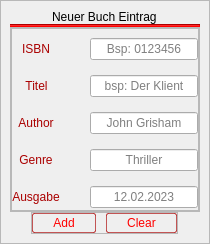
            <widget class="QWidget" name="addBookView">
             <layout class="QVBoxLayout" name="verticalLayout_10">
              <property name="spacing">
               <number>0</number>
              </property>
              <property name="leftMargin">
               <number>0</number>
              </property>
              <property name="topMargin">
               <number>0</number>
              </property>
              <property name="rightMargin">
               <number>0</number>
              </property>
              <property name="bottomMargin">
               <number>0</number>
              </property>
              <item>
               <widget class="QFrame" name="frame_4">
                <property name="frameShape">
                 <enum>QFrame::StyledPanel</enum>
                </property>
                <property name="frameShadow">
                 <enum>QFrame::Raised</enum>
                </property>
                <layout class="QVBoxLayout" name="verticalLayout_11">
                 <property name="spacing">
                  <number>0</number>
                 </property>
                 <property name="leftMargin">
                  <number>9</number>
                 </property>
                 <property name="topMargin">
                  <number>9</number>
                 </property>
                 <property name="rightMargin">
                  <number>9</number>
                 </property>
                 <property name="bottomMargin">
                  <number>9</number>
                 </property>
                 <item alignment="Qt::AlignHCenter|Qt::AlignTop">
                  <widget class="QLabel" name="label_2">
                   <property name="styleSheet">
                    <string notr="true">QLabel{
	
	font: 26pt &quot;Ethnocentric&quot;;
}</string>
                   </property>
                   <property name="text">
                    <string>Neuer Buch Eintrag</string>
                   </property>
                  </widget>
                 </item>
                 <item>
                  <widget class="Line" name="line_8">
                   <property name="styleSheet">
                    <string notr="true">background-color: rgb(255, 0, 0);</string>
                   </property>
                   <property name="orientation">
                    <enum>Qt::Horizontal</enum>
                   </property>
                  </widget>
                 </item>
                 <item alignment="Qt::AlignHCenter">
                  <widget class="QFrame" name="frame_37">
                   <property name="sizePolicy">
                    <sizepolicy hsizetype="Preferred" vsizetype="Expanding">
                     <horstretch>0</horstretch>
                     <verstretch>0</verstretch>
                    </sizepolicy>
                   </property>
                   <property name="frameShape">
                    <enum>QFrame::StyledPanel</enum>
                   </property>
                   <property name="frameShadow">
                    <enum>QFrame::Raised</enum>
                   </property>
                   <layout class="QVBoxLayout" name="verticalLayout_35">
                    <property name="spacing">
                     <number>0</number>
                    </property>
                    <property name="leftMargin">
                     <number>0</number>
                    </property>
                    <property name="topMargin">
                     <number>0</number>
                    </property>
                    <property name="rightMargin">
                     <number>0</number>
                    </property>
                    <property name="bottomMargin">
                     <number>0</number>
                    </property>
                    <item alignment="Qt::AlignVCenter">
                     <widget class="QFrame" name="addBookFrame">
                      <property name="minimumSize">
                       <size>
                        <width>0</width>
                        <height>0</height>
                       </size>
                      </property>
                      <property name="frameShape">
                       <enum>QFrame::StyledPanel</enum>
                      </property>
                      <property name="frameShadow">
                       <enum>QFrame::Raised</enum>
                      </property>
                      <layout class="QFormLayout" name="formLayout">
                       <property name="labelAlignment">
                        <set>Qt::AlignCenter</set>
                       </property>
                       <property name="horizontalSpacing">
                        <number>30</number>
                       </property>
                       <property name="verticalSpacing">
                        <number>15</number>
                       </property>
                       <property name="leftMargin">
                        <number>0</number>
                       </property>
                       <property name="rightMargin">
                        <number>0</number>
                       </property>
                       <property name="bottomMargin">
                        <number>2</number>
                       </property>
                       <item row="0" column="0">
                        <widget class="QLabel" name="label_3">
                         <property name="styleSheet">
                          <string notr="true">QLabel{
	font: 12px &quot;Ethnocentric&quot;;
	color: rgb(170, 0, 0);
}</string>
                         </property>
                         <property name="text">
                          <string>ISBN</string>
                         </property>
                         <property name="alignment">
                          <set>Qt::AlignCenter</set>
                         </property>
                        </widget>
                       </item>
                       <item row="0" column="1">
                        <widget class="QLineEdit" name="addisbnInput">
                         <property name="alignment">
                          <set>Qt::AlignCenter</set>
                         </property>
                         <property name="placeholderText">
                          <string>Bsp: 0123456</string>
                         </property>
                        </widget>
                       </item>
                       <item row="1" column="0">
                        <widget class="QLabel" name="label_4">
                         <property name="styleSheet">
                          <string notr="true">QLabel{
	font: 12px &quot;Ethnocentric&quot;;
	color: rgb(170, 0, 0);
}</string>
                         </property>
                         <property name="text">
                          <string>Titel</string>
                         </property>
                         <property name="alignment">
                          <set>Qt::AlignCenter</set>
                         </property>
                        </widget>
                       </item>
                       <item row="1" column="1">
                        <widget class="QLineEdit" name="addTitleInput">
                         <property name="alignment">
                          <set>Qt::AlignCenter</set>
                         </property>
                         <property name="placeholderText">
                          <string>bsp: Der Klient</string>
                         </property>
                        </widget>
                       </item>
                       <item row="2" column="0">
                        <widget class="QLabel" name="label_5">
                         <property name="styleSheet">
                          <string notr="true">QLabel{
	font: 12px &quot;Ethnocentric&quot;;
	color: rgb(170, 0, 0);
}</string>
                         </property>
                         <property name="text">
                          <string>Author</string>
                         </property>
                         <property name="alignment">
                          <set>Qt::AlignCenter</set>
                         </property>
                        </widget>
                       </item>
                       <item row="2" column="1">
                        <widget class="QLineEdit" name="addAuthorInput">
                         <property name="alignment">
                          <set>Qt::AlignCenter</set>
                         </property>
                         <property name="placeholderText">
                          <string>John Grisham</string>
                         </property>
                        </widget>
                       </item>
                       <item row="3" column="0">
                        <widget class="QLabel" name="label_6">
                         <property name="styleSheet">
                          <string notr="true">QLabel{
	font: 12px &quot;Ethnocentric&quot;;
	color: rgb(170, 0, 0);
}</string>
                         </property>
                         <property name="text">
                          <string>Genre</string>
                         </property>
                         <property name="alignment">
                          <set>Qt::AlignCenter</set>
                         </property>
                        </widget>
                       </item>
                       <item row="3" column="1">
                        <widget class="QLineEdit" name="addGenreInput">
                         <property name="alignment">
                          <set>Qt::AlignCenter</set>
                         </property>
                         <property name="placeholderText">
                          <string>Thriller</string>
                         </property>
                        </widget>
                       </item>
                       <item row="4" column="0">
                        <widget class="QLabel" name="label_7">
                         <property name="styleSheet">
                          <string notr="true">QLabel{
	font: 12px &quot;Ethnocentric&quot;;
	color: rgb(170, 0, 0);
}</string>
                         </property>
                         <property name="text">
                          <string>Ausgabe</string>
                         </property>
                         <property name="alignment">
                          <set>Qt::AlignCenter</set>
                         </property>
                        </widget>
                       </item>
                       <item row="4" column="1">
                        <widget class="QLineEdit" name="addOutdateInput">
                         <property name="alignment">
                          <set>Qt::AlignCenter</set>
                         </property>
                         <property name="placeholderText">
                          <string>12.02.2023</string>
                         </property>
                        </widget>
                       </item>
                      </layout>
                     </widget>
                    </item>
                   </layout>
                  </widget>
                 </item>
                 <item alignment="Qt::AlignHCenter">
                  <widget class="QFrame" name="frame_7">
                   <property name="styleSheet">
                    <string notr="true">QPushButton{
	border: 1px solid rgba(170, 0, 0,165);
	padding: 2px 20px;
	border-radius: 2%;
	color: rgb(255, 0, 0)
}

QPushButton::Hover{
	border: 1.4px solid rgb(255, 0, 0);
	background-color: qlineargradient(spread:pad, x1:0, y1:0, x2:1, y2:1, stop:0 rgba(255, 0, 0, 70), stop:1 rgba(65, 0, 0, 70));
	
}

QPushButton::Pressed{
	border: 1.4px solid;
	background-color: qlineargradient(spread:pad, x1:0, y1:0, x2:1, y2:1, stop:0  rgba(65, 0, 0, 255), stop:1 rgba(255, 0, 0, 255));
	border-color: rgb(255, 0, 0);
	color: #FFF;
}</string>
                   </property>
                   <property name="frameShape">
                    <enum>QFrame::StyledPanel</enum>
                   </property>
                   <property name="frameShadow">
                    <enum>QFrame::Raised</enum>
                   </property>
                   <layout class="QHBoxLayout" name="horizontalLayout_9">
                    <property name="spacing">
                     <number>10</number>
                    </property>
                    <property name="leftMargin">
                     <number>0</number>
                    </property>
                    <property name="topMargin">
                     <number>0</number>
                    </property>
                    <property name="rightMargin">
                     <number>0</number>
                    </property>
                    <property name="bottomMargin">
                     <number>0</number>
                    </property>
                    <item>
                     <widget class="QPushButton" name="addBookBtn">
                      <property name="text">
                       <string>Add</string>
                      </property>
                     </widget>
                    </item>
                    <item>
                     <widget class="QPushButton" name="clearAddInputBtn">
                      <property name="text">
                       <string>Clear</string>
                      </property>
                     </widget>
                    </item>
                   </layout>
                  </widget>
                 </item>
                </layout>
               </widget>
              </item>
             </layout>
            </widget>
